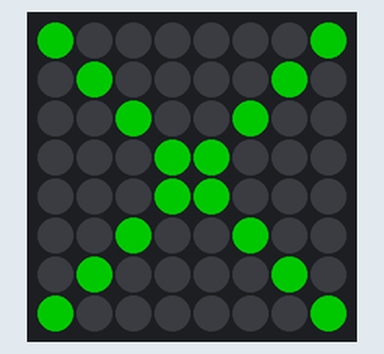
Recording of a sketch running on a simulated Arduino Uno, built with avr-gcc and run on an emulated ATmega328P. On the bench: 8×8 RGB LED matrix (first LED top left, wired row by row). Dim RGB values are drawn brighter than linear.

Above: at 0.1 s.
At 3.18 s:
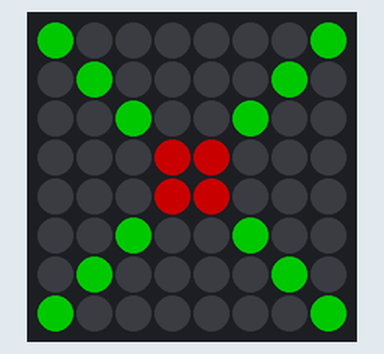
At 4.4 s:
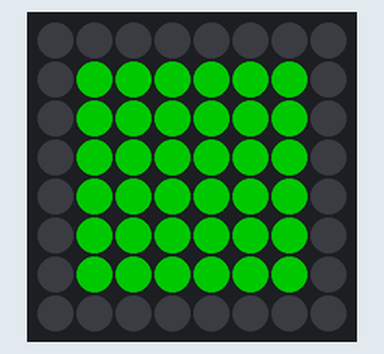
At 5.91 s:
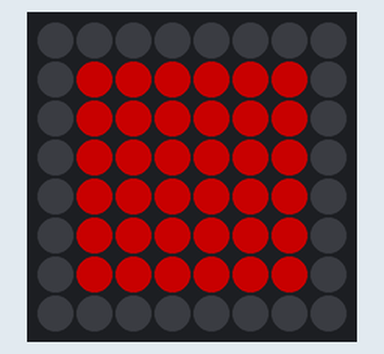
At 9.25 s:
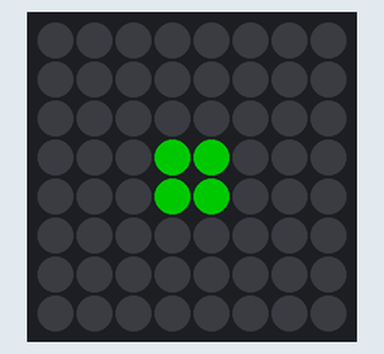
At 12.59 s:
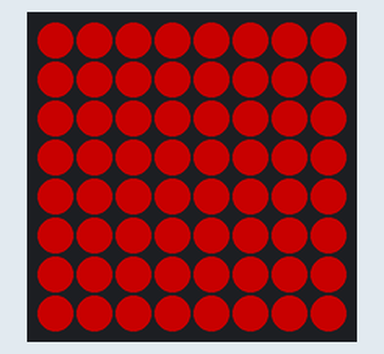

The sketch:

zadacha8.ino
```cpp
#include <Adafruit_NeoPixel.h>

#define LED_PIN     6       // Пин для ленты NeoPixel
#define LED_COUNT   64      // 8x8 = 64 светодиода
#define BRIGHTNESS  100     // Яркость (0-255)
#define WIDTH       8       // Ширина матрицы
#define HEIGHT      8       // Высота матрицы

Adafruit_NeoPixel strip(LED_COUNT, LED_PIN, NEO_GRB + NEO_KHZ800);

// Функция для преобразования координат (x,y) в индекс светодиода (змейкой)
int getPixelIndex(int x, int y) {
    return (y % 2 == 0) ? y * WIDTH + x : y * WIDTH + (WIDTH - 1 - x);
}

void setPixelXY(int x, int y, uint32_t color) {
    if (x >= 0 && x < WIDTH && y >= 0 && y < HEIGHT) {
        strip.setPixelColor(getPixelIndex(x, y), color);
    }
}

void setup() {
    strip.begin();
    strip.show();
    strip.setBrightness(BRIGHTNESS);
}

void loop() {
    showCross(3, strip.Color(0, 255, 0));  // Зелёный крестик на 3 секунды
    animatePulsingSquare(5);               // Анимация пульсирующего квадрата (5 циклов)
}

// Функция для отрисовки крестика (без изменений)
void showCross(unsigned long duration, uint32_t color) {
    uint8_t cross[8][8] = {
      {1,0,0,0,0,0,0,1},
      {0,1,0,0,0,0,1,0},
      {0,0,1,0,0,1,0,0},
      {0,0,0,1,1,0,0,0},
      {0,0,0,1,1,0,0,0},
      {0,0,1,0,0,1,0,0},
      {0,1,0,0,0,0,1,0},
      {1,0,0,0,0,0,0,1}
    };

    unsigned long start = millis();
    while (millis() - start < duration * 1000) {
        for (int y = 0; y < 8; y++) {
            for (int x = 0; x < 8; x++) {
                setPixelXY(x, y, cross[y][x] ? color : 0);
            }
        }
        strip.show();
        delay(50);
    }
}

// Анимация пульсирующего квадрата (простое изменение размера)
void animatePulsingSquare(int cycles) {
    for (int cycle = 0; cycle < cycles; cycle++) {
        // Плавное увеличение квадрата (от 2x2 до 8x8)
        for (int size = 2; size <= 8; size += 2) {
            drawSquare(size, strip.Color(255, 0, 0)); // Красный квадрат
            delay(300);
            strip.clear();
        }
        // Плавное уменьшение квадрата (с зелёным цветом)
        for (int size = 6; size >= 2; size -= 2) {
            drawSquare(size, strip.Color(0, 255, 0)); // Зелёный квадрат
            delay(300);
            strip.clear();
        }
    }
}

// Рисуем квадрат с центром в середине матрицы
void drawSquare(int size, uint32_t color) {
    int startX = (WIDTH - size) / 2;
    int startY = (HEIGHT - size) / 2;

    for (int x = startX; x < startX + size; x++) {
        for (int y = startY; y < startY + size; y++) {
            setPixelXY(x, y, color);
        }
    }
    strip.show();
}
```

Measured:
- by itself, everything shown: repeats every 13.7 s, in 36 steps
